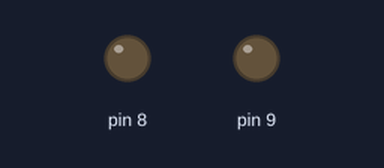
A sketch run on a simulated Arduino Uno, built with avr-gcc and run on an emulated ATmega328P. Shown: output pins drawn as LEDs (lit = HIGH).

Above: at 0.6 s.
At 4.6 s:
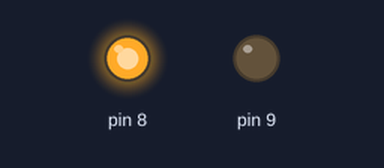
Timing chart, 0 to 6.0 s (numbered marks = the images above):
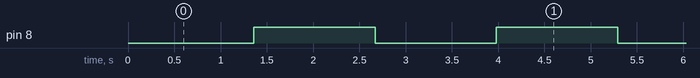

Measured:
- by itself, pin 8: alternates HIGH for 1.3 s and LOW for 1.3 s

The sketch:

Timer1Timer0.ino
```cpp
#include <avr/interrupt.h>

uint16_t  counter_timer = 0xACFF;


ISR(TIMER1_OVF_vect) {                             //interrupção do TIMER1
  TCNT1 = 0xAFFF; // Load the timer (overflow in FFFF)
  PORTB ^= (1<<PORTB0); //toogle the PortB0
  PRR |= 0b00010000; //Shut Down Timer 1
  PRR &= 0b11011111; //Enable Timer 0

}

ISR(TIMER0_OVF_vect) {                             //interrupção do TIMER1
  TCNT1 = 0xAF; // Load the timer (overflow in FFFF)
  PORTB ^= (1<<PORTB1); //toogle the PortB0
  PRR |= 0b00100000; //Shut Down Timer 0
  PRR &= 0b11101111; //Enable Timer 1
}

int main(void){
  DDRB |= 0b00000011; // Set output in port 1 in PB
  /*Timer configuration TCCR1A and TCCR1B are two registers used to configure the timer 1 operation. It is set to overflow interruption*/
  TCCR1A &= 0b11111100; //WFM 11 and 10 set to zero
  TCCR1B |= 0b00000101; //CS10 and CS12 set to 1 and CS11 to zero (clock frequency of the timer counter)
  TCCR1B &= 0b11100111; //WFM 13 and 12 set to zero
  TCNT1 = counter_timer; // Load the timer (overflow in FFFF)
  TIMSK1 |= (1 << TOIE1);
  sei();


  /*Enable Interruptions*/
  SREG |= 0b10000000; /*Which interruption will be used, timer1 and counter*/
  while(1){

  }
}
```
